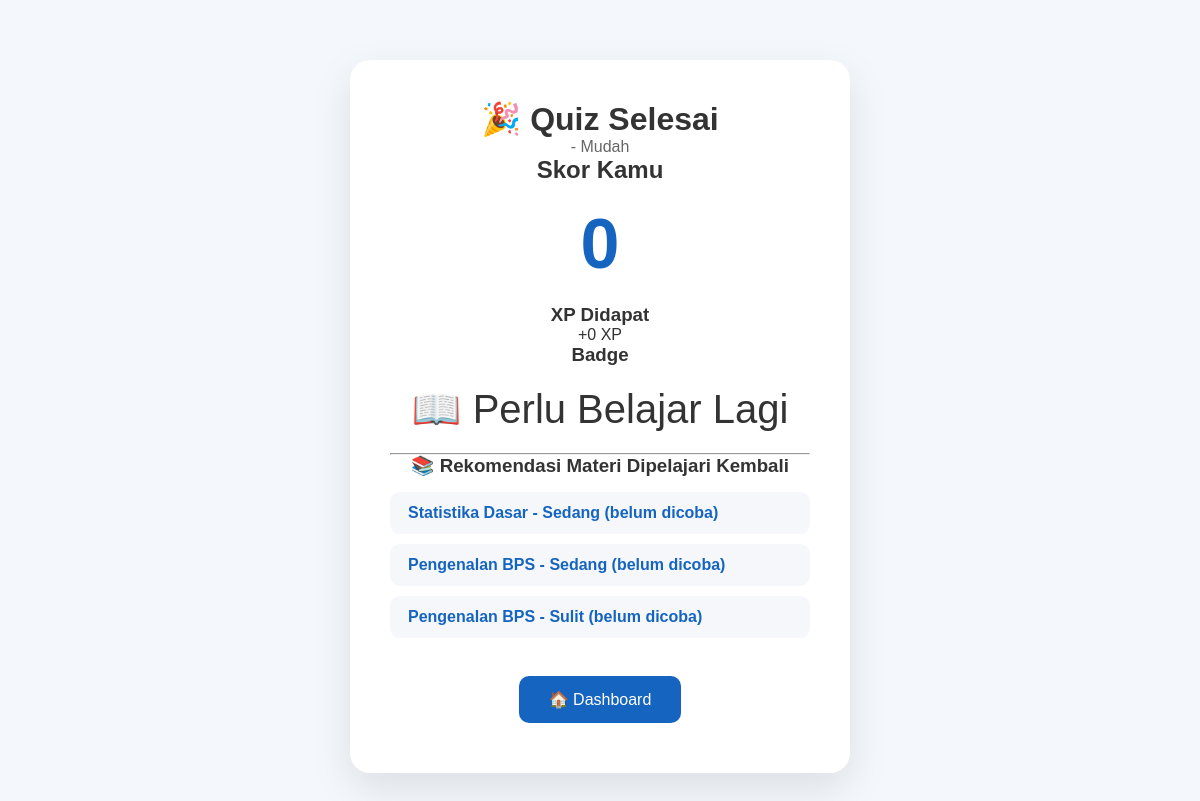
Page /pengguna/hasil.php (signed in) on the committed database.
### tables this page shows
CREATE TABLE `kategori` (
  `id` int NOT NULL,
  `nama` varchar(100) NOT NULL,
  `icon` varchar(100) DEFAULT NULL,
  `deskripsi` text
);

### inc/functions.php (called while the page is built, shortened)
<?php
if (!function_exists('e')) {
    function e($str) {
        return htmlspecialchars((string) $str, ENT_QUOTES, 'UTF-8');
    }
}
function levelList() {
    return ['Mudah', 'Sedang', 'Sulit'];
}
function getProgress($conn, $user_id) {
    $progress = [];
    $kategori = mysqli_query($conn, "SELECT * FROM kategori ORDER BY id");
    while ($k = mysqli_fetch_assoc($kategori)) {
        $levels = [];
        foreach (levelList() as $lvl) {
            $stmt = mysqli_prepare($conn, "
                SELECT MAX(score) AS best
                FROM hasil_quiz
                WHERE user_id=? AND kategori_id=? AND level=?
            ");
            mysqli_stmt_bind_param($stmt, "iis", $user_id, $k['id'], $lvl);
            mysqli_stmt_execute($stmt);
            $best = mysqli_fetch_assoc(mysqli_stmt_get_result($stmt))['best'];
            $levels[$lvl] = $best === null ? null : (int) $best;
        }
        $progress[$k['id']] = [
            'nama' => $k['nama'],
            'icon' => $k['icon'],
            'deskripsi' => $k['deskripsi'],
            'levels' => $levels,
        ];
    }
    return $progress;
}
function getRekomendasi($conn, $user_id, $threshold = 70, $limit = 3) {
    $progress = getProgress($conn, $user_id);
    $rekomendasi = [];
    foreach ($progress as $kategori_id => $kat) {
        foreach ($kat['levels'] as $level => $best) {
            if ($best === null || $best < $threshold) {
                $rekomendasi[] = [
                    'kategori_id' => $kategori_id,
                    'nama' => $kat['nama'],
                    'level' => $level,
                    'best_score' => $best,
                ];
            }
        }
    }
    usort($rekomendasi, function ($a, $b) {
        return ($a['best_score'] ?? -1) <=> ($b['best_score'] ?? -1);
    });
    return array_slice($rekomendasi, 0, $limit);
}
function levelValid($level) {
    return in_array($level, levelList(), true) ? $level : 'Mudah';
}

### inc/auth.php (called while the page is built, shortened)
<?php
$user_id = (int) $_SESSION['id'];

### pengguna/hasil.php (the view, shortened to what this page needs)
<?php
require __DIR__ . "/../inc/auth.php";
require __DIR__ . "/../inc/functions.php";
$skor = $_SESSION['skor'] ?? 0;
$xpDidapat = $_SESSION['xp'] ?? 0;
$level = levelValid($_GET['level'] ?? 'Mudah');
$kehabisanNyawa = isset($_GET['habis']);
$kategoriInfo = null;
if ($skor == 100) {
    $badge = "🥇 Master Statistik";
} elseif ($skor >= 80) {
    $badge = "🥈 Hebat";
} elseif ($skor >= 60) {
    $badge = "🥉 Lumayan";
} else {
    $badge = "📖 Perlu Belajar Lagi";
}
$rekomendasi = getRekomendasi($conn, $user_id, 70, 3);
?>
<!DOCTYPE html>
<html lang="id">
<head>
<link rel="stylesheet"
href="assets/css/quiz.css?v=<?= filemtime(__DIR__ . "/assets/css/quiz.css"); ?>">
</head>
<body>
<div class="hasil">
<h1>
<?= $kehabisanNyawa ? '💔 Kehabisan Nyawa' : '🎉 Quiz Selesai'; ?>
</h1>
<p style="color:#666;">
<?= e($kategoriInfo['nama'] ?? ''); ?> - <?= e($level); ?>
</p>
<h2>
Skor Kamu
</h2>
<div class="score">
<?= $skor ?>
</div>
<h3>
XP Didapat
</h3>
<p>
+<?= $xpDidapat ?> XP
</p>
<h3>
Badge
</h3>
<div class="badge">
<?= $badge ?>
</div>
<?php if(!empty($rekomendasi)): ?>
<hr>
<h3>📚 Rekomendasi Materi Dipelajari Kembali</h3>
<ul class="rekomendasi-list">
<?php foreach($rekomendasi as $r): ?>
<li>
<a href="quiz.php?kategori=<?= $r['kategori_id'] ?>&level=<?= urlencode($r['level']) ?>">
<?= e($r['nama']); ?> - <?= e($r['level']); ?>
<?= $r['best_score'] !== null ? "(skor terbaik: {$r['best_score']})" : "(belum dicoba)"; ?>
</a>
</li>
<?php endforeach; ?>
</ul>
<?php endif; ?>
<br>
<a href="dashboard.php">
<button>
🏠 Dashboard
</button>
</a>
</div>
</body>
</html>

### pengguna/assets/css/quiz.css (style rules this page uses)
:root { --bg:#F4F7FB; --surface:#ffffff; --surface-alt:#F5F7FB; --text:#333333; --text-strong:#222222; --text-muted:#555555; --border:#dddddd; --sky-top:#BBDEFB; --sky-mid:#E1F5FE; --sky-bottom:#DCEDC8; --glass-strong:rgba(255,255,255,.9); --glass-medium:rgba(255,255,255,.85); --glass-soft:rgba(255,255,255,.75); }
* { margin:0; padding:0; box-sizing:border-box; font-family:'Poppins',sans-serif; }
html,body { overflow-x:hidden; max-width:100%; }
body { background:var(--bg); color:var(--text); transition:background .2s ease,color .2s ease; }
a { text-decoration:none; color:inherit; }
.hasil { width:500px; margin:60px auto; background:var(--surface); padding:40px; border-radius:20px; text-align:center; box-shadow:0 15px 40px rgba(0,0,0,.1); }
.score { font-size:70px; font-weight:bold; color:#1565C0; margin:20px 0; }
.badge { font-size:40px; margin:20px; }
.hasil button { padding:14px 30px; margin:10px; border:none; border-radius:10px; background:#1565C0; color:white; cursor:pointer; font-size:16px; }
.rekomendasi-list { list-style:none; text-align:left; margin-top:15px; }
.rekomendasi-list li { background:var(--surface-alt); border-radius:10px; padding:12px 18px; margin-bottom:10px; }
.rekomendasi-list a { color:#1565C0; font-weight:600; text-decoration:none; }

### rows in the picture
kategori: nama "Statistika Dasar", level "Sedang"
kategori: nama "Pengenalan BPS", level "Sedang", level "Sulit"

### other values in the picture
$level "Mudah"
$skor "0"
$xpDidapat "0"
$badge "📖 Perlu Belajar Lagi"
